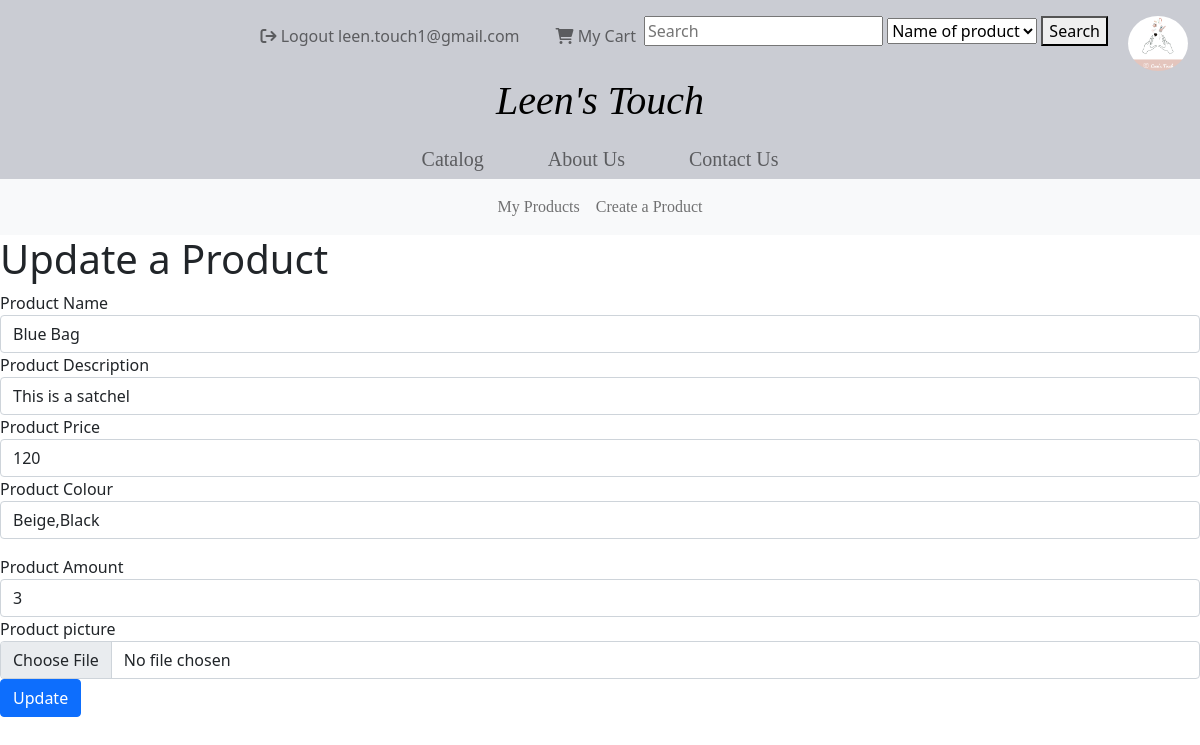
Before: /AdminProducts/update/1234 (signed in) with the older database file.
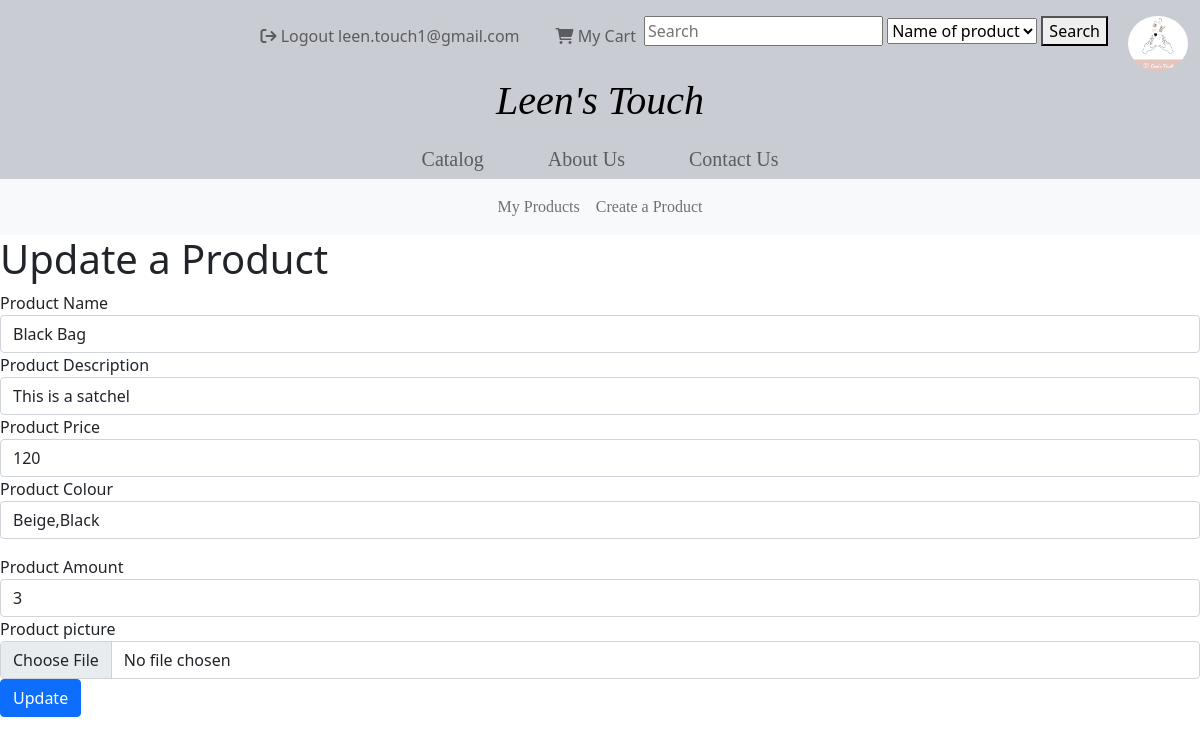
After: the same page with the newer database file.
### tables this page shows
CREATE TABLE `products` (
  `upc` int(13) NOT NULL,
  `product_name` varchar(50) NOT NULL,
  `product_type` varchar(25) NOT NULL,
  `description` varchar(500) NOT NULL,
  `price` double NOT NULL,
  `image` varchar(100) NOT NULL,
  `colour` varchar(15) NOT NULL,
  `quantity` int(2) NOT NULL,
  `fulfill_time` int(2) NOT NULL
);

### app/core/app.php (called while the page is built, shortened)
<?php
    class App{
        protected $currentMethod = 'index';
        public function __construct()
        {
            $url = $this->parseURL();
            if(file_exists('../app/controllers/'.$url[0].'.php')){
                unset($url[0]);
            }
            $this->currentController = new $this->currentController;
            if(isset($url[1])){
                if(method_exists($this->currentController, $url[1])){
                    $this->currentMethod = $url[1];
                    unset($url[1]);
                }
            }
            $this->params = $url ? array_values($url) : [];
            call_user_func_array([$this->currentController, $this->currentMethod], $this->params);
        }
        public function parseURL(){
            if(isset($_GET['url'])){
                $url = rtrim($_GET['url'], '/');
                $url = filter_var($url, FILTER_SANITIZE_URL);
                $url = explode('/',$url);
                return $url;
            }
        }
    }

### public/index.php (called while the page is built, shortened)
<?php
    $init = new App;
?>

### app/core/Model.php (called while the page is built, shortened)
<?php
class Model
{
    private $host = DB_HOST;
    private $user = DB_USER;
    private $pass = DB_PASS;
    private $dbname = DB_NAME;
    private $dbh;
    private $stmt;
    public function __construct()
    {
        $dsn = 'mysql:host=' . $this->host . ';dbname=' . $this->dbname;
        $options = array(
            PDO::ATTR_PERSISTENT => true,
            PDO::ATTR_ERRMODE => PDO::ERRMODE_EXCEPTION
        );
        try {
            $this->dbh = new PDO($dsn, $this->user, $this->pass, $options);
        } catch (PDOException $e) {
            $this->error = $e->getMessage();
            echo $this->error;
        }
    }
    public function query($sql)
    {
        $this->stmt = $this->dbh->prepare($sql);
    }
    public function bind($param, $value, $type = null)
    {
        if (is_null($type)) {
            switch (true) {
                default:
                    $type = PDO::PARAM_STR;
            }
        }
        $this->stmt->bindValue($param, $value, $type);
    }
    public function execute()
    {
        return $this->stmt->execute();
    }
    public function getSingle(){
        $this->execute();
        return $this->stmt->fetch(PDO::FETCH_OBJ);
    }
}

### app/models/productsModel.php (called while the page is built, shortened)
<?php
    Class productsModel{
        public function __construct(){
            $this->db = new Model;
        }
        public function getProduct($upc){
            $this->db->query("SELECT * FROM products WHERE upc = :upc");
            $this->db->bind(':upc',$upc);
            return $this->db->getSingle();
        }
    }
?>

### app/views/AdminProducts/updateProduct.php (the view, shortened to what this page needs)
<?php require APPROOT . '/views/includes/header.php';
?>
<nav class="navbar navbar-expand-lg navbar-light bg-light">
  <div class="collapse navbar-collapse" id="mynavbar">
    <ul style="margin: auto; text-align: center; font-family:'Constantia-Regular';" class="navbar-nav ">
      <li class="nav-item">
        <a class="nav-link" href="/LeensTouch/AdminProducts/getProducts">My Products</a>
      </li>
      <li class="nav-item">
        <a class="nav-link" href="/LeensTouch/AdminProducts/createProduct">Create a Product</a>
      </li>
    </ul>
  </div>
</nav>
    <h1>Update a Product</h1>
    <form action='' method='post' enctype="multipart/form-data">
    <div class="form-group">
        <label for="product_name">Product Name</label>
        <input name="product_name" type="text" class="form-control" id="product_name" value="<?php echo $data->product_name?>">
    </div><div class="form-group">
        <label for="description">Product Description</label>
        <input name="description" type="text" class="form-control" id="description" value="<?php echo $data->description?>">
    </div><div class="form-group">
        <label for="price">Product Price</label>
        <input name="price" type="text" class="form-control" id="price" value="<?php echo $data->price?>">
    </div><div class="form-group">
        <label for="colour">Product Colour</label>
        <input name="colour" type="text" class="form-control" id="colour" value="<?php echo $data->colour?>">
    </div>
    </div><div class="form-group">
        <label for="quantity">Product Amount</label>
        <input name="quantity" type="text" class="form-control" id="quantity" value="<?php echo $data->quantity?>">
    </div>
    <div class="form-group">
        <label for="image">Product picture</label>
        <input type='file' name='image' class='form-control' />
    </div>
    <button type="submit" name='update' class="btn btn-primary">Update</button>
<?php require APPROOT . '/views/includes/footer.php'; ?>

Changed rows visible on the page:
changed products "This is a satchel": product_name "Blue Bag" → "Black Bag"
